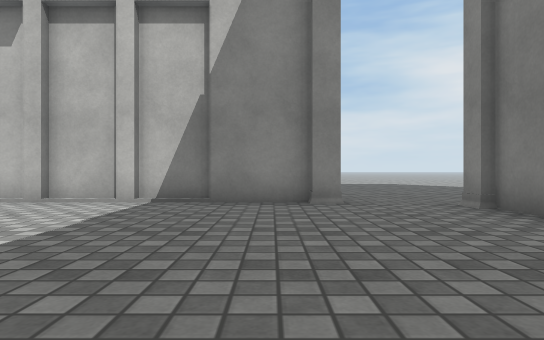
view 1 (above)

21 first-person views from a walk through a scene from a Unity 3-D project. The camera is 0.59 m above the floor, looks level and sees 75° across. The floor is counted in squares, 1 m on a side. Each view is taken from the middle of a square. On the plan, view 1 faces up. The plan holds only what a view shows up to about 10 squares ahead; the rest is blank. The place goes on beyond the plan. The player is left out. Some surface patterns are stand-ins.

view 2
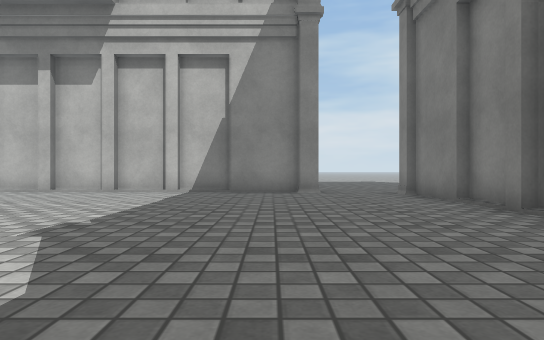

view 3
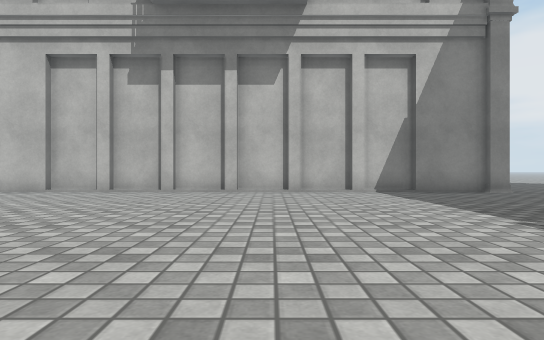

view 4
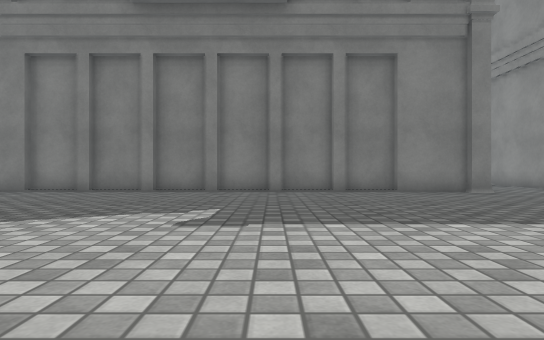

view 5
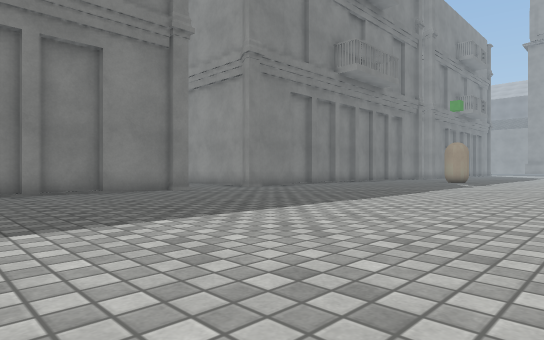

view 6
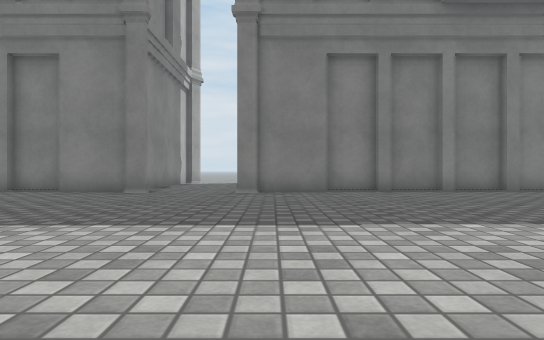

view 7
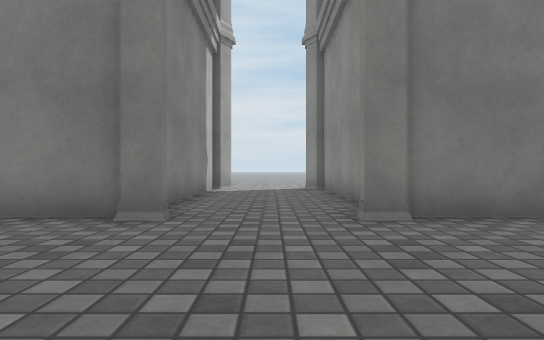

view 8
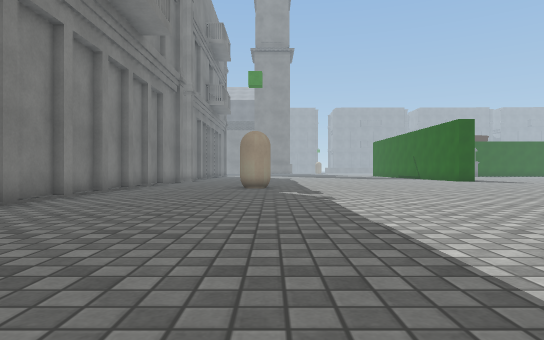

view 9
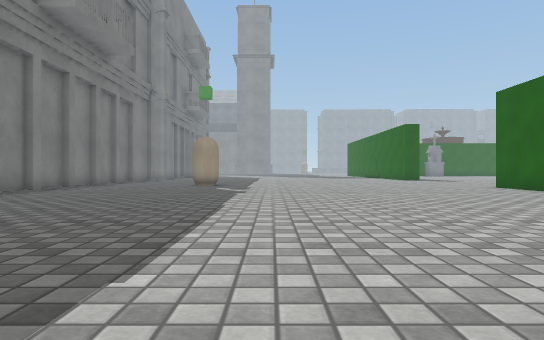

view 10
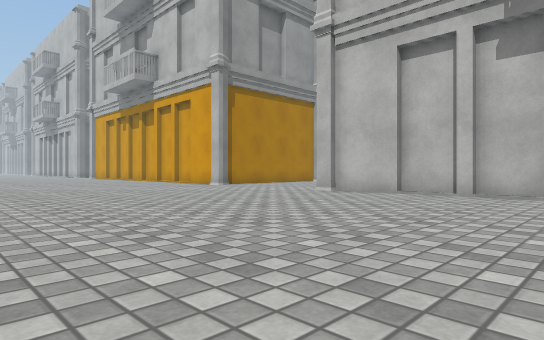

view 11
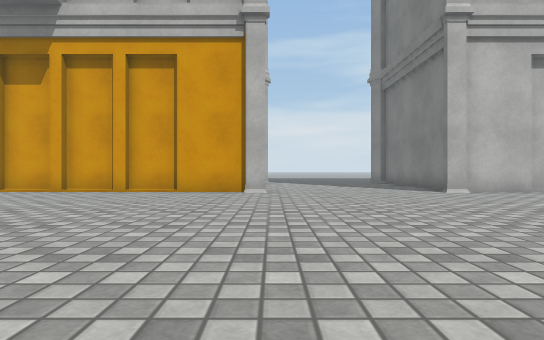

view 12
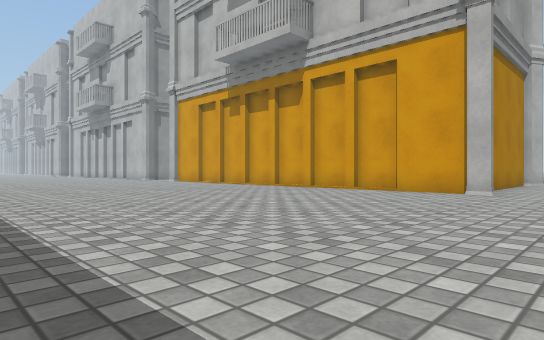

view 13
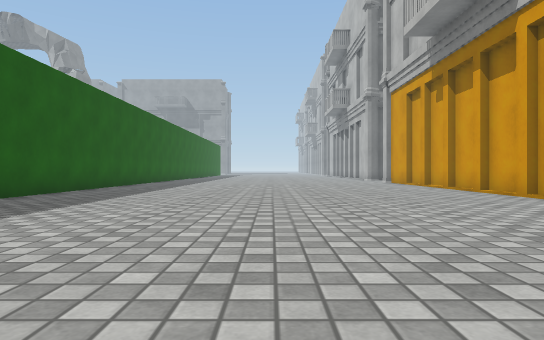

view 14
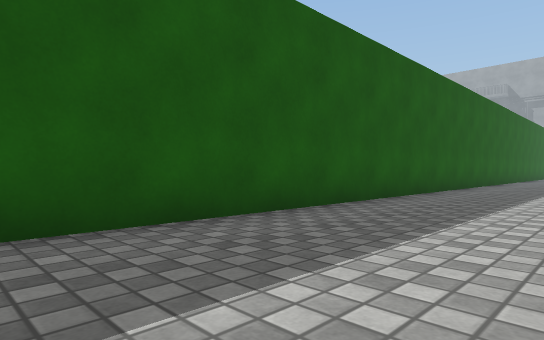

view 15
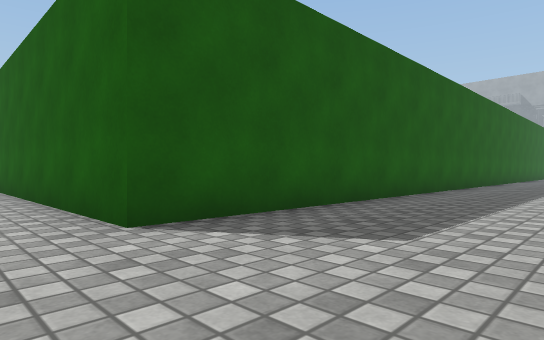

view 16
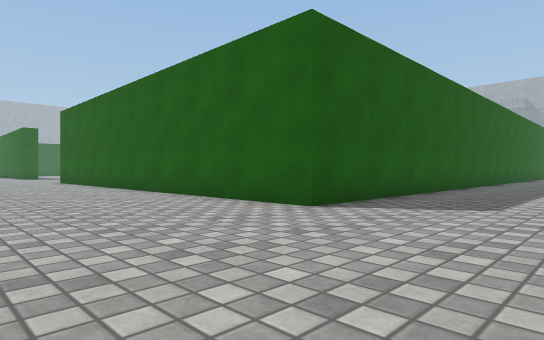

view 17
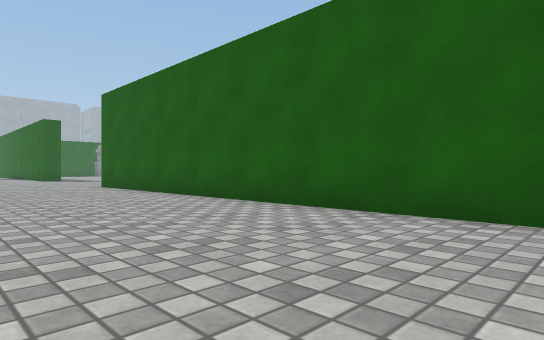

view 18
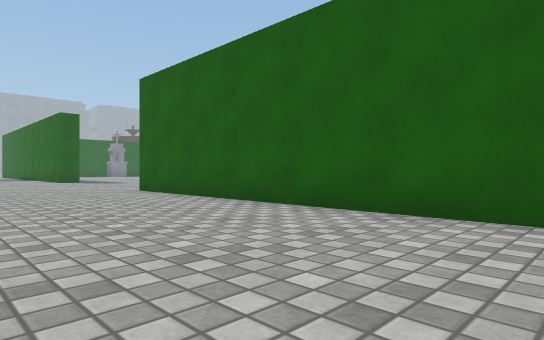

view 19
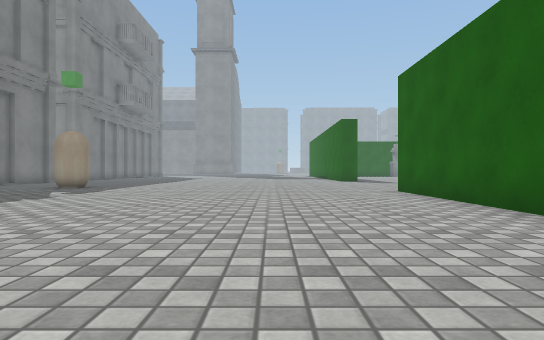

view 20
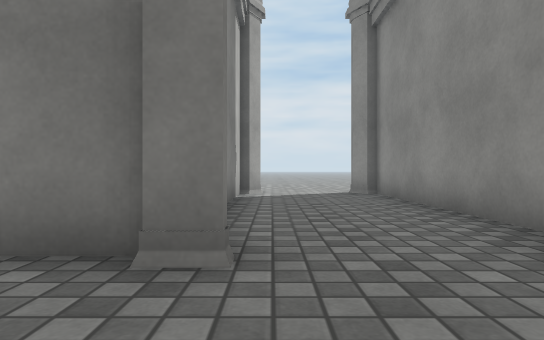

view 21
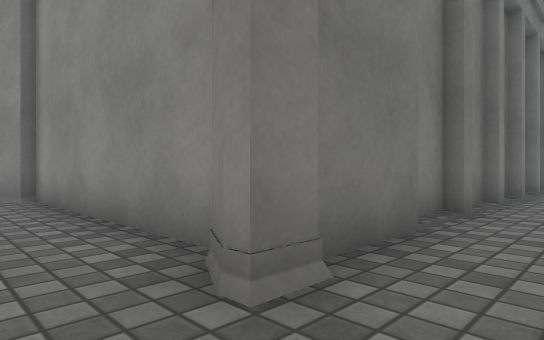

### Floor plan
Key: @ floor where view 1 was taken; # wall or solid block; x gap in a wall; . floor; B building.
Columns run from 26 left of view 1 to 10 right of it. Each row starts with its distance up from view 1.
  9        B.                   ...
  8        B.                   ...
  7 BBBBBB B.....B BBBBBBBBBB  B.....
  6 .......BB....B.............B.B......B
  5 .............................BBBBBBBB
  4 ..............................
  3 ..............................B
  2 ..............................B
  1 ..............................B
  0 ..........................@...B
 -1 ..............................B
 -2 ..............................B
 -3 ..............................B
 -4 ..............................B
 -5 ################..............B
 -6                #..............B
 -7                #..............
 -8                #.............BBBBBBBB
 -9                #.....................
-10                #.....................
-11                #.............B......B
-12                #.............BBBBBBBB
-13                #..............
-14                #..............B
-15                #..............B
-16                #..............B
-17                #..............B
-18                #..............B
-19                x..............B

Where each view was taken, in squares from view 1:
view 1: 0 up, 0 right, facing up
view 2: 3 down, 0 right, facing up
view 3: 3 down, 5 left, facing up
view 4: 3 down, 6 left, facing right
view 5: 3 down, 6 left, facing down-right
view 6: 12 down, 6 left, facing right
view 7: 10 down, 1 left, facing right
view 8: 9 down, 1 left, facing down
view 9: 7 down, 3 left, facing down
view 10: 2 down, 7 left, facing up-left
view 11: 3 down, 18 left, facing up
view 12: 3 down, 16 left, facing up-left
view 13: 1 up, 16 left, facing left
view 14: 1 down, 16 left, facing down-left
view 15: 1 down, 9 left, facing down-left
view 16: 1 down, 6 left, facing down-left
view 17: 6 down, 6 left, facing down-left
view 18: 9 down, 6 left, facing down-left
view 19: 9 down, 7 left, facing down
view 20: 9 down, 1 right, facing right
view 21: 7 up, 2 right, facing down-right
